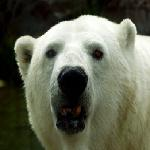
#> input picture 04-img-classification/data/animal-faces/BearHead/bearfrontal0002.jpg, 150 x 150 px; its folder holds only this picture in this run
$ jupyter execute --allow-errors tutorial.ipynb
#> lines starting #> are read from the running program, lines starting #| are printed output that depends on the picture
[cell 1]
# Dieu
import pandas as pd
import numpy as np
import os
import pprint
pp = pprint.PrettyPrinter(indent=4)
import joblib
# Plotly le plotter
import matplotlib.pyplot as plt
import seaborn as sns
# Oui
from skimage.io import imread
from skimage.transform import resize
from skimage.feature import hog
from skimage.transform import rescale
from sklearn.base import BaseEstimator, TransformerMixin
from sklearn.linear_model import SGDClassifier
from sklearn.model_selection import cross_val_predict
from sklearn.metrics import confusion_matrix
from sklearn.preprocessing import StandardScaler, Normalizer
from mpl_toolkits.axes_grid1 import make_axes_locatable
from sklearn.pipeline import Pipeline
from sklearn import svm
from sklearn.model_selection import GridSearchCV
import skimage

[cell 2]
class RGB2GrayTransformer(BaseEstimator, TransformerMixin):
    """
    Convert an array of RGB images to grayscale
    """

    def __init__(self):
        pass

    def fit(self, X, y=None):
        """returns itself"""
        return self

    def transform(self, X, y=None):
        """perform the transformation and return an array"""
        return np.array([skimage.color.rgb2gray(img) for img in X])


class HogTransformer(BaseEstimator, TransformerMixin):
    """
    Expects an array of 2d arrays (1 channel images)
    Calculates hog features for each img
    """

    def __init__(self, y=None, orientations=9,
                 pixels_per_cell=(8, 8),
                 cells_per_block=(3, 3), block_norm='L2-Hys'):
        self.y = y
        self.orientations = orientations
        self.pixels_per_cell = pixels_per_cell
        self.cells_per_block = cells_per_block
        self.block_norm = block_norm

    def fit(self, X, y=None):
        return self

    # [13 lines left out: function transform, not called in this run]

[cell 3]
# [26 lines left out: function plot_confusion_matrix, not called in this run]

#> (the rest of this cell did not finish here and is left out)

[cell 4]
def resize_all(src, pklname, include, width=150, height=None):
    """
    load images from path, resize them and write them as arrays to a dictionary,
    together with labels and metadata. The dictionary is written to a pickle file
    named '{pklname}_{width}x{height}px.pkl'.

    Parameter
    ---------
    src: str
        path to data
    pklname: str
        path to output file
    width: int
        target width of the image in pixels
    include: set[str]
        set containing str
    """
#> called with src = '../data/animal-faces/', pklname = 'animal_faces', width = 80

    height = height if height is not None else width

    data = dict()
    data['description'] = 'resized ({0}x{1})animal images in rgb'.format(int(width), int(height))
    data['label'] = []
    data['filename'] = []
    data['data'] = []

    pklname = f"{pklname}_{width}x{height}px.pkl"

    # read all images in PATH, resize and write to DESTINATION_PATH
    for subdir in os.listdir(src):
        if subdir in include:
            print(subdir)
            current_path = os.path.join(src, subdir)

            for file in os.listdir(current_path):
                if file[-3:] in {'jpg', 'png'}:
                    im = imread(os.path.join(current_path, file))
#> im is the input picture: shape (150, 150, 3); mean R, G, B 98, 100.7, 83.4
                    im = resize(im, (width, height)) #[:,:,::-1]
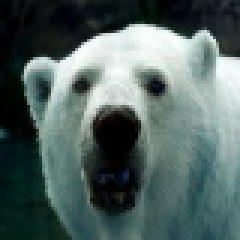
#> im: shape (80, 80, 3) float64 (shown 3 times larger); mean B, G, R 0.384, 0.395, 0.327
                    data['label'].append(subdir[:-4])
                    data['filename'].append(file)
                    data['data'].append(im)

        joblib.dump(data, pklname)

[cell 5]
data_path = ('../data/animal-faces/')
# os.listdir(data_path)

[cell 6]
base_name = 'animal_faces'
width = 80

include = {'ChickenHead', 'BearHead', 'ElephantHead',
           'EagleHead', 'DeerHead', 'MonkeyHead', 'PandaHead'}

resize_all(src=data_path, pklname=base_name, width=width, include=include)

[cell 7]
from collections import Counter

data = joblib.load(f'{base_name}_{width}x{width}px.pkl')

print('number of samples: ', len(data['data']))
print('keys: ', list(data.keys()))
print('description: ', data['description'])
print('image shape: ', data['data'][0].shape)
print('labels:', np.unique(data['label']))

Counter(data['label'])

[cell 8]
# use np.unique to get all unique values in the list of labels
labels = np.unique(data['label'])

# set up the matplotlib figure and axes, based on the number of labels
fig, axes = plt.subplots(1, len(labels))
fig.set_size_inches(15,4)
fig.tight_layout()

# make a plot for every label (equipment) type. The index method returns the
# index of the first item corresponding to its search string, label in this case
#> (the rest of this cell did not finish here and is left out)

[cell 9]
X = np.array(data['data'])
y = np.array(data['label'])

[cell 10]
from sklearn.model_selection import train_test_split

#> (the rest of this cell did not finish here and is left out)

[cell 11]
# [27 lines left out: function plot_bar, not called in this run]

plt.suptitle('relative amount of photos per type')
#> (the rest of this cell did not finish here and is left out)

[cell 12]
dog = imread('../data/nougats/nounou3.jpg', as_gray=True)
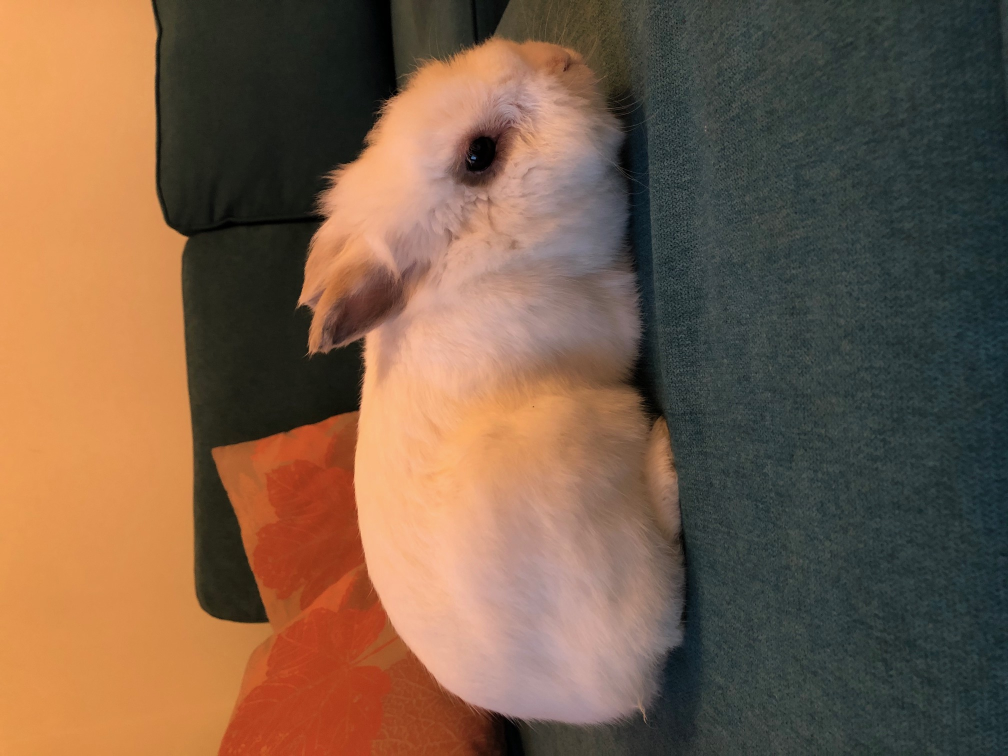
#> input picture 04-img-classification/data/nougats/nounou3.jpg, 2016 x 1512 px (shown at 1/2 size)
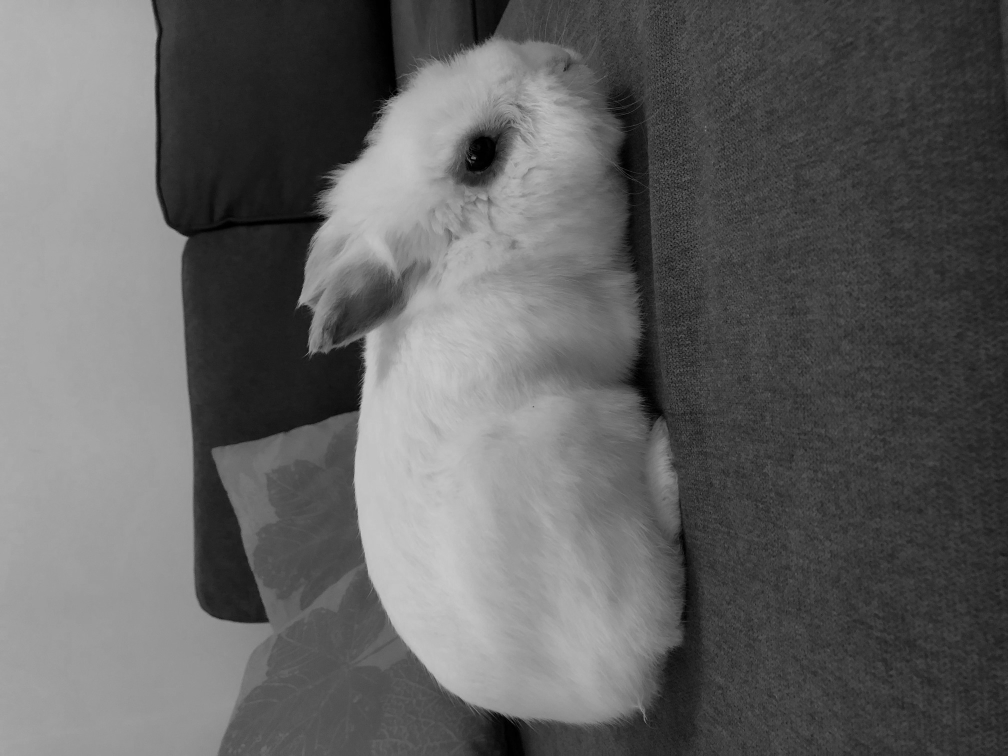
#> dog: shape (1512, 2016) float64 (shown at 1/2 size); min 0, max 0.795, mean 0.385
# https://en.wikipedia.org/wiki/German_Shepherd#/media/File:Kim_at_14_weeks.jpg

# scale down the image to one third
dog = rescale(dog, 1/3, mode='reflect')
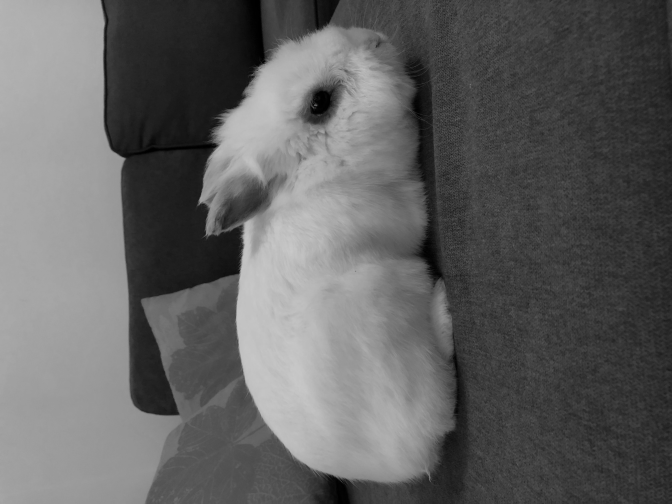
#> dog: shape (504, 672) float64; min 2.52e-07, max 0.79, mean 0.385
# calculate the hog and return a visual     representation.
dog_hog, dog_hog_img = hog(
    dog, pixels_per_cell=(14,14),
    cells_per_block=(2, 2),
    orientations=9,
    visualize=True,
    block_norm='L2-Hys')
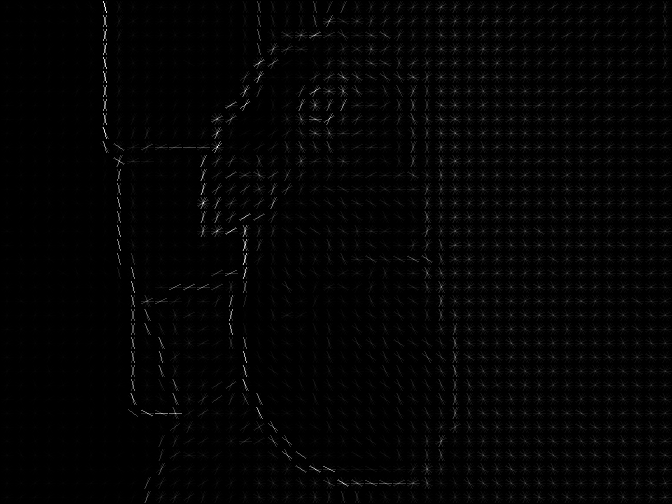
#> dog_hog_img: shape (504, 672) float64; min 0, max 0.0911, mean 0.00144; drawn with min black and max white

fig, ax = plt.subplots(1,2)
fig.set_size_inches(8,6)
# remove ticks and their labels
[a.tick_params(bottom=False, left=False, labelbottom=False, labelleft=False)
    for a in ax]

ax[0].imshow(dog, cmap='gray')
ax[0].set_title('dog')
ax[1].imshow(dog_hog_img, cmap='gray')
ax[1].set_title('hog')
plt.show()

[cell 13]
print('number of pixels: ', dog.shape[0] * dog.shape[1])
#| number of pixels:  338688
print('number of hog features: ', dog_hog.shape[0])
#| number of hog features:  59220

[cell 14]
# create an instance of each transformer
grayify = RGB2GrayTransformer()
hogify = HogTransformer(
    pixels_per_cell=(14, 14),
    cells_per_block=(2,2),
    orientations=9,
    block_norm='L2-Hys'
)
scalify = StandardScaler()

# call fit_transform on each transform converting X_train step by step
#> (the rest of this cell did not finish here and is left out)

[cell 15]
sgd_clf = SGDClassifier(random_state=42, max_iter=1000, tol=1e-3)
#> (the rest of this cell did not finish here and is left out)

#> (a cell that did not finish here is left out)

#> (a cell that did not finish here is left out)

[cell 18]
labels = ['yes', 'yes', 'yes', 'yes', 'yes', 'yes', 'no',  'no', 'no', 'no']
predictions = ['yes', 'yes', 'yes', 'yes', 'no',  'no',  'yes', 'no', 'no', 'no']

# put the data in a dataframe for pretty printing
df = pd.DataFrame(
    np.c_[labels, predictions],
    columns=['true_label', 'prediction']
)
df

[cell 19]
label_names = ['yes', 'no']
cf_matrix = confusion_matrix(labels, predictions, labels=label_names)
#> (the rest of this cell did not finish here and is left out)

[cell 20]
sns.heatmap(cf_matrix/np.sum(cf_matrix), annot=True, fmt='.2%', cmap='Blues')
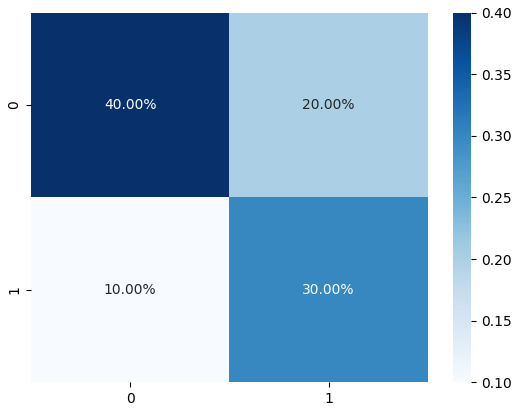
#> figure drawn by matplotlib, 2 panels

#> (a cell that did not finish here is left out)

[cell 22]
HOG_pipeline = Pipeline([
    ('grayify', RGB2GrayTransformer()),
    ('hogify', HogTransformer(
        pixels_per_cell=(14, 14),
        cells_per_block=(2, 2),
        orientations=9,
        block_norm='L2-Hys')
    ),
    ('scalify', StandardScaler()),
    ('classify', SGDClassifier(random_state=42, max_iter=1000, tol=1e-3))
])
